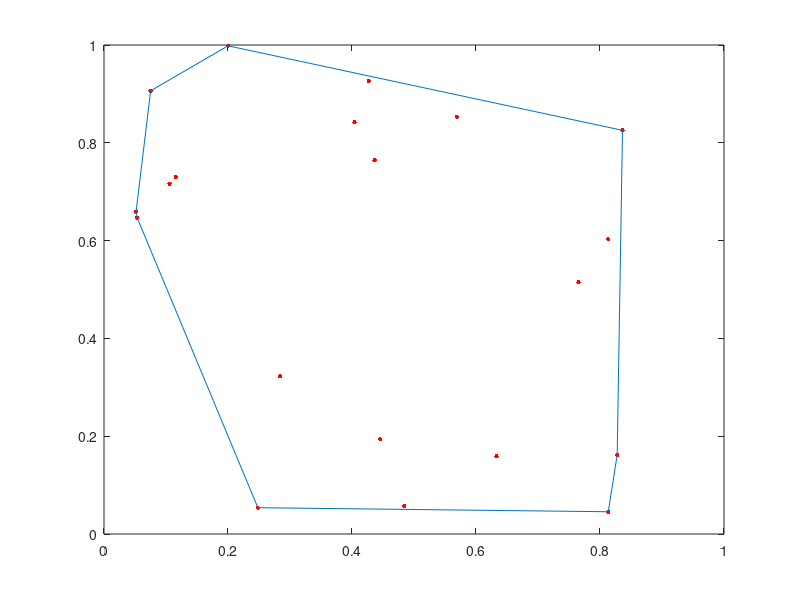

Write MATLAB code to recreate this figure. (Note: this script raises an error after producing the figure.)
% x = randn(250,1);
% y = randn(250,1);

% create data or polynom
x = gallery('uniformdata',20,1,20);
y = gallery('uniformdata',20,1,30);



figure(1)
 plot(x,y,'r.','Markersize',10)
 
 hold on
 
 %polynom from x,y using convex hull
 [k,v] = convhull(x,y);
 plot(x(k),y(k))

% find the minimum bounding circle
tic,[c,r] = minboundcircle(x,y);toc


th = 0:pi/50:2*pi;
xunit = r * cos(th) + c(1);
yunit = r *sin(th) + c(2);

h = plot(xunit,yunit); % plot circle

%hold off
% trial
% 
 x1 = x(4:6,:)
 y1 = y(4:6,:)
 tic,[c,r] = minboundcircle(x1,y1);toc
 [k,v] = convhull(x1,y1);
 xunit = r * cos(th) + c(1);
 yunit = r *sin(th) + c(2);

 h = plot(xunit,yunit);
 
 
 x1 = x(15:20,:)
 y1 = y(15:20,:)
 tic,[c,r] =minboundcircle(x1,y1);toc
 [k,v] = convhull(x1,y1);
 xunit = r * cos(th) + c(1);
 yunit = r *sin(th) + c(2);

 h = plot(xunit,yunit);

hold off
polyarea(x,y)